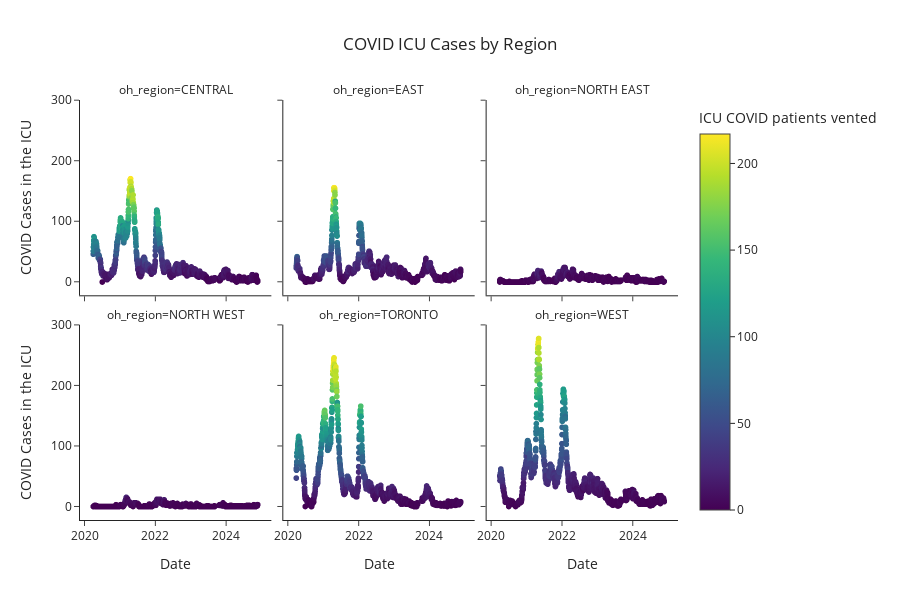

The notebook cell saved with this chart:
### Code cell
plot_df = df.dropna(subset=["icu_current_covid_vented", "icu_current_covid"])

fig2 = px.scatter(
    plot_df,
    x='date',
    y='icu_current_covid',
    color="icu_current_covid_vented",
    color_continuous_scale=px.colors.sequential.Viridis,
    labels=dict(
        icu_current_covid='COVID Cases in the ICU',
        date='Date',
        icu_current_covid_vented='ICU COVID patients vented'
    ),
    title="oh_region",
    template="simple_white",
    facet_col="oh_region",   #one subplot per region
    facet_col_wrap=3          #wraps after 3 columns
)
fig2.update_layout(
    title=dict(text="COVID ICU Cases by Region",  
        x=0.5) #centre the title
)

fig2.update_layout(
    height=600,  # adjust total height so not overlapping
    font=dict(size=12)
)

fig2

### Figure 1 — Plotly figure (JSON) as saved in the notebook; plotly's stock layout.template omitted (floating-point values rounded to 4 significant figures; data arrays with more than 128 entries replaced by an {"elided": "..."} marker saying what was removed)
{"data": [{"hovertemplate": "oh_region=CENTRAL<br>Date=%{x}<br>COVID Cases in the ICU=%{y}<br>ICU COVID patients vented=%{marker.color}<extra></extra>", "legendgroup": "", "marker": {"color": {"elided": "1658 float values"}, "coloraxis": "coloraxis", "symbol": "circle"}, "mode": "markers", "name": "", "showlegend": false, "type": "scattergl", "x": {"elided": "1658 str values"}, "xaxis": "x4", "y": {"elided": "1658 float values"}, "yaxis": "y4"}, {"hovertemplate": "oh_region=EAST<br>Date=%{x}<br>COVID Cases in the ICU=%{y}<br>ICU COVID patients vented=%{marker.color}<extra></extra>", "legendgroup": "", "marker": {"color": {"elided": "1658 float values"}, "coloraxis": "coloraxis", "symbol": "circle"}, "mode": "markers", "name": "", "showlegend": false, "type": "scattergl", "x": {"elided": "1658 str values"}, "xaxis": "x5", "y": {"elided": "1658 float values"}, "yaxis": "y5"}, {"hovertemplate": "oh_region=NORTH EAST<br>Date=%{x}<br>COVID Cases in the ICU=%{y}<br>ICU COVID patients vented=%{marker.color}<extra></extra>", "legendgroup": "", "marker": {"color": {"elided": "1658 float values"}, "coloraxis": "coloraxis", "symbol": "circle"}, "mode": "markers", "name": "", "showlegend": false, "type": "scattergl", "x": {"elided": "1658 str values"}, "xaxis": "x6", "y": {"elided": "1658 float values"}, "yaxis": "y6"}, {"hovertemplate": "oh_region=NORTH WEST<br>Date=%{x}<br>COVID Cases in the ICU=%{y}<br>ICU COVID patients vented=%{marker.color}<extra></extra>", "legendgroup": "", "marker": {"color": {"elided": "1658 float values"}, "coloraxis": "coloraxis", "symbol": "circle"}, "mode": "markers", "name": "", "showlegend": false, "type": "scattergl", "x": {"elided": "1658 str values"}, "xaxis": "x", "y": {"elided": "1658 float values"}, "yaxis": "y"}, {"hovertemplate": "oh_region=TORONTO<br>Date=%{x}<br>COVID Cases in the ICU=%{y}<br>ICU COVID patients vented=%{marker.color}<extra></extra>", "legendgroup": "", "marker": {"color": {"elided": "1658 float values"}, "coloraxis": "coloraxis", "symbol": "circle"}, "mode": "markers", "name": "", "showlegend": false, "type": "scattergl", "x": {"elided": "1658 str values"}, "xaxis": "x2", "y": {"elided": "1658 float values"}, "yaxis": "y2"}, {"hovertemplate": "oh_region=WEST<br>Date=%{x}<br>COVID Cases in the ICU=%{y}<br>ICU COVID patients vented=%{marker.color}<extra></extra>", "legendgroup": "", "marker": {"color": {"elided": "1658 float values"}, "coloraxis": "coloraxis", "symbol": "circle"}, "mode": "markers", "name": "", "showlegend": false, "type": "scattergl", "x": {"elided": "1658 str values"}, "xaxis": "x3", "y": {"elided": "1658 float values"}, "yaxis": "y3"}], "layout": {"annotations": [{"font": {}, "showarrow": false, "text": "oh_region=NORTH WEST", "x": 0.16, "xanchor": "center", "xref": "paper", "y": 0.465, "yanchor": "bottom", "yref": "paper"}, {"font": {}, "showarrow": false, "text": "oh_region=TORONTO", "x": 0.5, "xanchor": "center", "xref": "paper", "y": 0.465, "yanchor": "bottom", "yref": "paper"}, {"font": {}, "showarrow": false, "text": "oh_region=WEST", "x": 0.84, "xanchor": "center", "xref": "paper", "y": 0.465, "yanchor": "bottom", "yref": "paper"}, {"font": {}, "showarrow": false, "text": "oh_region=CENTRAL", "x": 0.16, "xanchor": "center", "xref": "paper", "y": 1.0, "yanchor": "bottom", "yref": "paper"}, {"font": {}, "showarrow": false, "text": "oh_region=EAST", "x": 0.5, "xanchor": "center", "xref": "paper", "y": 1.0, "yanchor": "bottom", "yref": "paper"}, {"font": {}, "showarrow": false, "text": "oh_region=NORTH EAST", "x": 0.84, "xanchor": "center", "xref": "paper", "y": 1.0, "yanchor": "bottom", "yref": "paper"}], "coloraxis": {"colorbar": {"title": {"text": "ICU COVID patients vented"}}, "colorscale": [[0, "#440154"], [0.1111, "#482878"], [0.2222, "#3e4989"], [0.3333, "#31688e"], [0.4444, "#26828e"], [0.5556, "#1f9e89"], [0.6667, "#35b779"], [0.7778, "#6ece58"], [0.8889, "#b5de2b"], [1, "#fde725"]]}, "font": {"size": 12}, "height": 600, "legend": {"tracegroupgap": 0}, "title": {"text": "COVID ICU Cases by Region", "x": 0.5}, "xaxis": {"anchor": "y", "domain": [0, 0.32], "title": {"text": "Date"}}, "xaxis2": {"anchor": "y2", "domain": [0.34, 0.66], "matches": "x", "title": {"text": "Date"}}, "xaxis3": {"anchor": "y3", "domain": [0.68, 1.0], "matches": "x", "title": {"text": "Date"}}, "xaxis4": {"anchor": "y4", "domain": [0, 0.32], "matches": "x", "showticklabels": false}, "xaxis5": {"anchor": "y5", "domain": [0.34, 0.66], "matches": "x", "showticklabels": false}, "xaxis6": {"anchor": "y6", "domain": [0.68, 1.0], "matches": "x", "showticklabels": false}, "yaxis": {"anchor": "x", "domain": [0, 0.465], "title": {"text": "COVID Cases in the ICU"}}, "yaxis2": {"anchor": "x2", "domain": [0, 0.465], "matches": "y", "showticklabels": false}, "yaxis3": {"anchor": "x3", "domain": [0, 0.465], "matches": "y", "showticklabels": false}, "yaxis4": {"anchor": "x4", "domain": [0.535, 1.0], "matches": "y", "title": {"text": "COVID Cases in the ICU"}}, "yaxis5": {"anchor": "x5", "domain": [0.535, 1.0], "matches": "y", "showticklabels": false}, "yaxis6": {"anchor": "x6", "domain": [0.535, 1.0], "matches": "y", "showticklabels": false}}}
